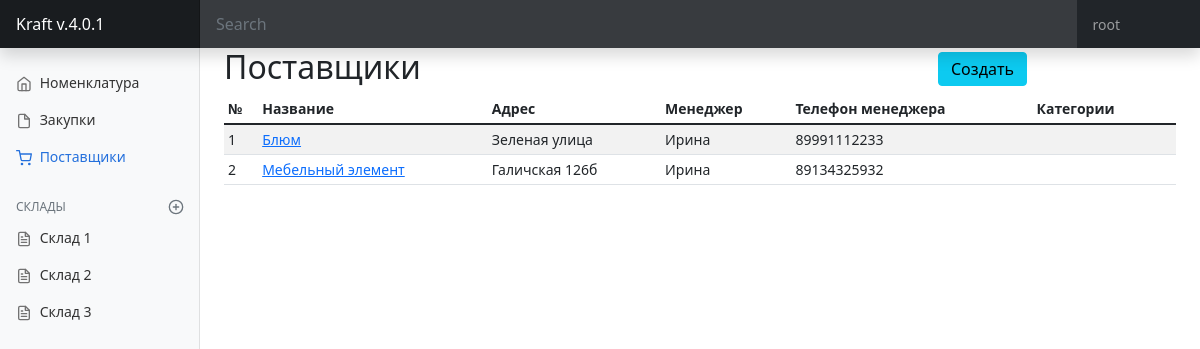
The page /supply/contractors/ (signed in) on the database its author committed.
### supply/models.py (models this page shows, shortened)
class Storage(models.Model):
    name = models.CharField(max_length=150, verbose_name='название склада')
    type_storage = models.ForeignKey(
        TypeStorage,
        on_delete=models.PROTECT,
        verbose_name='тип склада',
        related_name='storage'
    )
    def __str__(self):
        return self.name

class Contractor(models.Model):
    name = models.CharField(max_length=255, verbose_name='название')
    address = models.CharField(max_length=255, verbose_name='адрес')
    manager = models.CharField(max_length=255, verbose_name='менеджер')
    manager_phone = models.IntegerField(verbose_name='телефон менеджера')

### supply/views.py (the view)
# urls.py: path('contractors/', views.ContractorListView.as_view(), name='supply_contractors'),
class ContractorListView(ListView):
    model = Contractor
    template_name = 'supply/supply_contractors.html'
    def get_context_data(self, *, object_list=None, **kwargs):
        context = super().get_context_data(**kwargs)
        storages = Storage.objects.all()
        context['storages'] = storages
        storage_id = self.kwargs.get('storage_id')
        context['storage_id'] = storage_id
        return context

### crm/LoginRequiredMiddleware.py (called while the page is built, shortened)
    def process_request(self, request):
        assert hasattr(request, 'user'), "The Login Required Middleware"

### supply/templates/supply/supply_contractors.html (shortened to what this page needs)
{% extends 'base.html' %}
{% block left_menu %}
  {% include 'supply/includes/supply_main_menu.html' %}
{% endblock %}
{% block content %}
  <div class="row">
    <div class="col"><h2>Поставщики</h2></div>
    <div class="col-3">
      <button type="button" class="btn btn-info py-1 my-1"
              data-bs-toggle="modal" data-bs-target="#exampleModal">Создать
      </button>
    </div>
  </div>
  <div class="table-responsive">
    <table class="table table-striped table-sm">
      <thead>
      <tr>
        <th scope="col">№</th>
        <th scope="col">Название</th>
        <th scope="col">Адрес</th>
        <th scope="col">Менеджер</th>
        <th scope="col">Телефон менеджера</th>
        <th scope="col">Категории</th>
      </tr>
      </thead>
      <tbody>
      {% for obj in object_list %}
        <tr>
          <td>{{ obj.pk }}</td>
          <td><a href="#">{{ obj.name }}</a></td>
          <td>{{ obj.address }}</td>
          <td>{{ obj.manager }}</td>
        <td>{{ obj.manager_phone }}</td>
        <td>{{ obj. }}</td>
          <td>
          </td>
        </tr>
      {% endfor %}
      </tbody>
    </table>
  </div>
{% endblock %}

### templates/base.html (shortened to what this page needs)
{% load static %}
<!doctype html>
<html lang="ru">
<head>
  <link href="https://cdn.jsdelivr.net/npm/bootstrap@5.1.3/dist/css/bootstrap.min.css"
        rel="stylesheet"
>
  <link href="https://cdn.jsdelivr.net/npm/bootstrap@5.0.2/dist/css/bootstrap.min.css"
        rel="stylesheet"
>
  <link href={% static 'css/dashboard.css' %} rel="stylesheet">
</head>
<body>
<header class="navbar navbar-dark sticky-top bg-dark flex-md-nowrap p-0 shadow">
  <a class="navbar-brand col-md-3 col-lg-2 me-0 px-3"
     href="{% url 'main:index' %}">
    Kraft v.4.0.1</a>
  <form action="{% url 'crm:crm_customers' %}" class="w-100">
    <input class="form-control form-control-dark w-100" type="text"
           placeholder="Search" aria-label="Search" name="search">
  </form>
  <div class="navbar-nav me-5">
    <div class="nav-item text-nowrap me-3">
      <a class="nav-link px-3"
         href="{% url 'users:login' %}">{{ user.username }}</a>
    </div>
  </div>
</header>
<div class="container-fluid">
  <div class="row">
    <nav id="sidebarMenu"
         class="col-md-3 col-lg-2 d-md-block bg-light sidebar collapse">
      <div class="position-sticky pt-3">
        {% block left_menu %}
        {% endblock %}
      </div>
    </nav>
    <main class="col-md-9 ms-sm-auto col-lg-10 px-md-4">
      <div class="row">
        {% block content %}
        {% endblock %}
      </div>
    </main>
  </div>
</div>
</body>
</html>

### supply/templates/supply/includes/supply_main_menu.html
{% with request.resolver_match.view_name as view_name %}
  <ul class="nav flex-column">
    <li class="nav-item">
      <a class="nav-link {% if view_name == 'supply:supply_nomenclature' %} active {% endif %}"
         href="{% url 'supply:supply_nomenclature' %}">
        <span data-feather="home"></span>
        Номенклатура
      </a>
    </li>
    <li class="nav-item">
      <a class="nav-link {% if view_name == 'supply:supply_purchase' %} active {% endif %}"
         href="{% url 'supply:supply_purchase' %}">
        <span data-feather="file"></span>
        Закупки
      </a>
    </li>
    <li class="nav-item">
      <a class="nav-link {% if view_name == 'supply:supply_contractors' %} active {% endif %}"
         href="{% url 'supply:supply_contractors' %}">
        <span data-feather="shopping-cart"></span>
        Поставщики
      </a>
    </li>
  </ul>
  <h6 class="sidebar-heading d-flex justify-content-between align-items-center px-3 mt-4 mb-1 text-muted">
          <span>Склады</span>
          <a class="link-secondary" href="#" aria-label="Add a new report">
            <span data-feather="plus-circle"></span>
          </a>
        </h6>
        <ul class="nav flex-column mb-2">
        {% for store in storages %}
          <li class="nav-item">
            <a class="nav-link {% if storage_id == store.id %} active {% endif %}"
         href="{% url 'supply:supply_storage' storage_id=store.id %}">
              <span data-feather="file-text"></span>
              {{ store }}
            </a>
          </li>
        {% endfor %}
        </ul>
{% endwith %}

### static/css/dashboard.css (style rules this page uses)
body { font-size: .875rem; }
.feather { width: 16px; height: 16px; vertical-align: text-bottom; }
.sidebar { position: fixed; top: 0; bottom: 0; left: 0; z-index: 100; padding: 48px 0 0; box-shadow: inset -1px 0 0 rgba(0, 0, 0, .1); }
.sidebar .nav-link { font-weight: 500; color: #333; }
.sidebar .nav-link .feather { margin-right: 4px; color: #727272; }
.sidebar .nav-link.active { color: #2470dc; }
.sidebar .nav-link:hover .feather, .sidebar .nav-link.active .feather { color: inherit; }
.sidebar-heading { font-size: .75rem; text-transform: uppercase; }
.navbar-brand { padding-top: .75rem; padding-bottom: .75rem; font-size: 1rem; background-color: rgba(0, 0, 0, .25); box-shadow: inset -1px 0 0 rgba(0, 0, 0, .25); }
.navbar .form-control { padding: .75rem 1rem; border-width: 0; border-radius: 0; }
.form-control-dark { color: #fff; background-color: rgba(255, 255, 255, .1); border-color: rgba(255, 255, 255, .1); }

### rows shown on the page
Storage: name "Склад 1"
Storage: name "Склад 2"
Storage: name "Склад 3"
Contractor: pk "1", name "Блюм", address "Зеленая улица", manager "Ирина", manager_phone "89991112233"
Contractor: pk "2", name "Мебельный элемент", address "Галичская 126б", manager "Ирина", manager_phone "89134325932"

### other values the page prints
{{ user.username }} "root"
